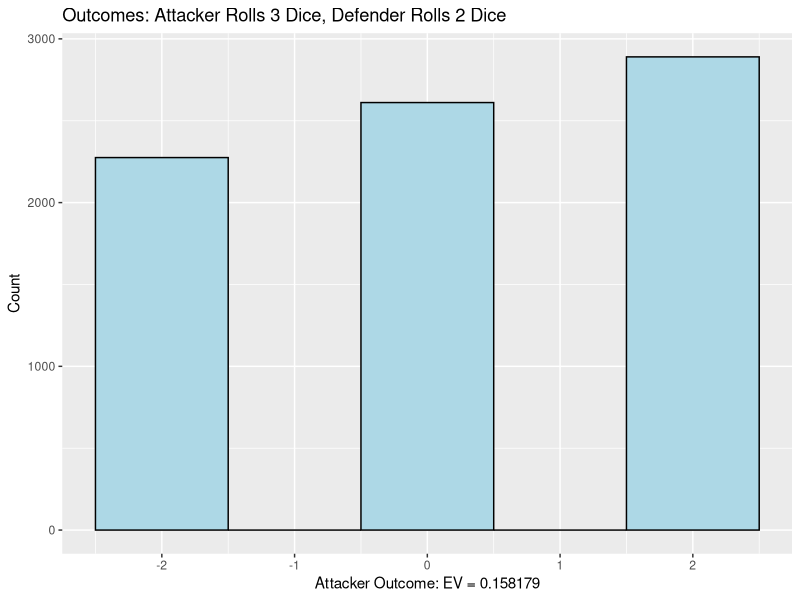

Reproduce this figure in R.

# install.packages("ggplot2")

rolls <- expand.grid(1:6, 1:6, 1:6, 1:6, 1:6)

rolls$outcomes <- apply(rolls, 1, function(x) {
  att <- sort(x[1:3], decreasing = TRUE)
  def <- sort(x[4:5], decreasing = TRUE)
  return(ifelse(att[1] > def[1], 1, -1) + 
         ifelse(att[2] > def[2], 1, -1))
})

m <- mean(rolls$outcomes)
m

library(ggplot2)
ggplot(data = rolls, aes(rolls$outcomes)) + 
  geom_histogram(binwidth = 1, boundary = -0.5, fill="lightblue", col = "black") +
  labs(title = "Outcomes: Attacker Rolls 3 Dice, Defender Rolls 2 Dice") +
  labs(x = sprintf("Attacker Outcome: EV = %f", m), y = "Count")
